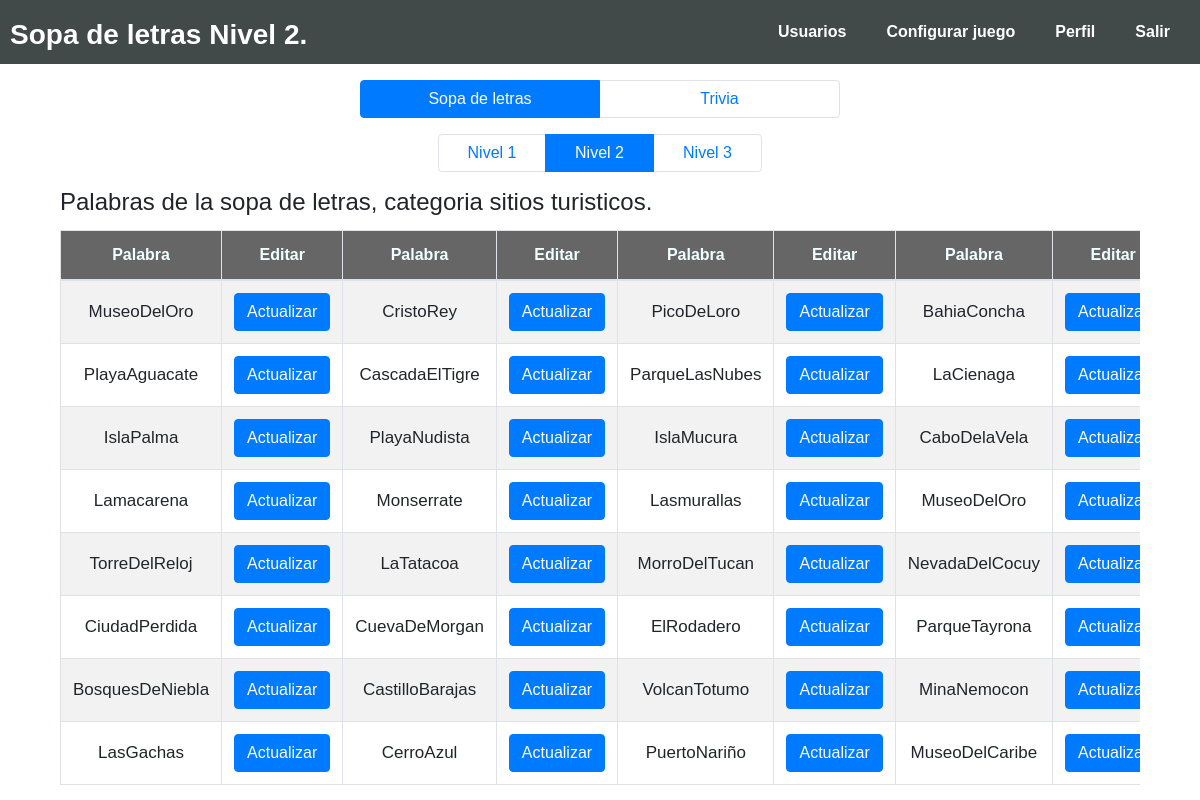
The page /confi_juego/sopa/sopa_nv2.php (signed in) on the database its author committed.
### tables this page shows
CREATE TABLE `sopa_nivel2` (
  `id_palabra` int(11) NOT NULL,
  `palabra` varchar(16) NOT NULL
);

### confi_juego/sopa/php/consul_sopaN2.php (called while the page is built, shortened)
<?php
require ('../../php/conexion.php');
$pdo -> setAttribute(PDO::ATTR_ERRMODE, PDO::ERRMODE_EXCEPTION);
$query = $pdo->prepare("SELECT * FROM `sopa_nivel2`");
$query->execute();
$nivel2 = $query->fetchAll();
$total_palabras = count($nivel2);

### confi_juego/sopa/sopa_nv2.php (the view, shortened to what this page needs)
<!DOCTYPE html>
<html lang="en">
<head>
  <link rel="stylesheet" type="text/css" href="../../css/bootstrap.css">
  <link rel="stylesheet" type="text/css" href="../../css/cargando.css">
  <link rel="stylesheet" type="text/css" href="../../css/maquinawrite.css">
  <link rel="stylesheet" href="../../css/estyle.css">
  <link rel="stylesheet" href="../trivia/style.css">
  <link rel="stylesheet" href="style_sopa.css">
</head>
<body>
  <nav class="navbar1 navbar-expand-lg1 navbar-light1 bg-light1">
    <div class="collapse1 navbar-collapse1" id="navbarNav">
      <p class="title_sopa pa"> <b><span style="color: white;">Sopa de letras Nivel 2.</span> </b></p>
      <ul class="navbar-nav1">
        <li class="nav-item1 active1">
          <a class="nav-link1" href="../../administrador/index.php"><b> Usuarios</b> <span class="sr-only1"></span></a>
        </li>
        <li class="nav-item1">
          <a class="nav-link1" href="#"><b> Configurar juego</b></a>
        </li>
        <li class="nav-item1">
          <a class="nav-link1" href="../perfil/perfil_admin.php"><b>Perfil</b></a>
        </li>
        <li class="nav-item1">
          <a class="nav-link1" href="../../php/salir.php"><b>Salir</b></a>
        </li>
      </ul>
    </div>
  </nav>
  <ul class="pagination pagination_juegos">
    <li class="page-item active">
      <div>
        <a class="page-link" href="#">Sopa de letras</a>
      </div>
    </li>
    <li class="page-item">
      <div>
        <a class="page-link" href="../trivia/trivia.php">Trivia</a>
      </div>
    </li>
  </ul>
  <ul class="pagination pagination_niveles">
    <li class="page-item">
      <div>
        <a class="page-link" href="index.php">Nivel 1</a>
      </div>
    </li>
    <li class="page-item active">
      <div>
        <a class="page-link" href="#">Nivel 2</a>
      </div>
    </li>
    <li class="page-item">
      <div>
        <a class="page-link" href="sopa_nv3.php">Nivel 3</a>
      </div>
    </li>
  </ul>
  <div class="div_titulo">
    <h4 class="h4_titulo">Palabras de la sopa de letras, categoria sitios turisticos.</h4>
  </div>
  <div class="tabla clearfix">
    <div class="contenedor_tabla">
      <div class="table-responsive" style="align-items: center;">
        <table class="table table-bordered table-striped table-hover">
          <thead>
            <tr class="tr">
              <th scope="col">Palabra</th>
              <th scope="col">Editar</th>
              <th scope="col">Palabra</th>
              <th scope="col">Editar</th>
              <th scope="col">Palabra</th>
              <th scope="col">Editar</th>
              <th scope="col">Palabra</th>
              <th scope="col">Editar</th>
            </tr>
          </thead>
          <tbody>
            <?php
            include("php/consul_sopan2.php");
            $cuenta = 0;
            for ($i = 1; $i <= $total_palabras; $i = $i + 4) { ?>
              <tr>
                <?php if ($cuenta < $total_palabras) { ?>
                  <td><?php echo ($nivel2[$cuenta][1]); ?></td>
                  <td> <button type="button" class="btn btn-primary" data-toggle="modal" data-target="#turismo<?php echo $nivel2[$cuenta][0]; ?>">Actualizar</button> </td>
                  <?php include("turis.php");
                  $cuenta++; ?>
                <?php } else { ?>
                  <td></td>
                  <td></td>
                <?php }  ?>
                <?php if ($cuenta < $total_palabras) { ?>
                  <td><?php echo ($nivel2[$cuenta][1]); ?></td>
                  <td> <button type="button" class="btn btn-primary" data-toggle="modal" data-target="#turismo<?php echo $nivel2[$cuenta][0]; ?>">Actualizar</button> </td>
                  <?php include("turis.php");
                  $cuenta++; ?>
                <?php } else { ?>
                  <td></td>
                  <td></td>
                <?php }  ?>
                <?php if ($cuenta < $total_palabras) { ?>
                  <td><?php echo ($nivel2[$cuenta][1]); ?></td>
                  <td> <button type="button" class="btn btn-primary" data-toggle="modal" data-target="#turismo<?php echo $nivel2[$cuenta][0]; ?>">Actualizar</button> </td>
                  <?php include("turis.php");
                  $cuenta++; ?>
                <?php } else { ?>
                  <td></td>
                  <td></td>
                <?php }  ?>
                <?php if ($cuenta < $total_palabras) { ?>
                  <td><?php echo ($nivel2[$cuenta][1]); ?></td>
                  <td> <button type="button" class="btn btn-primary" data-toggle="modal" data-target="#turismo<?php echo $nivel2[$cuenta][0]; ?>">Actualizar</button> </td>
                  <?php include("turis.php");
                  $cuenta++; ?>
                <?php } else { ?>
                  <td></td>
                  <td></td>
                <?php }  ?>
              <?php } ?>
              </tr>
          </tbody>
        </table>
      </div>
    </div>
  </div>
</body>
</html>

### css/estyle.css (style rules this page uses)
table tr th { background: rgba(0, 0, 0, .6); color: azure; }
tbody tr { font-size: 12px !important; }
b { display: flex; flex-direction: row-reverse; }
.pagination { justify-content: center; margin: 16px 0; }

### confi_juego/trivia/style.css (style rules this page uses)
body { font-family: Arial, Helvetica, sans-serif; }
.nav-link1 { text-decoration: none !important; color: white; padding: 20px; display: block; }
.nav-item1 { display: inline-block; text-align: center; }
.div_titulo { display: flex; justify-content: center; margin: 5px 0px; }
.h4_titulo { width: 90%; }
.navbar1 { position: relative; background-color: #424949; list-style: none; padding: 0; margin: auto; }
.tabla { display: flex; justify-content: center; }
.navbar-nav1 { margin: 0px; display: flex; justify-content: flex-end; text-decoration: none !important; }
.pa { padding-top: 14px; font-size: 28px; margin: 0px; }
.collapse1 { padding: 0px 10px; display: flex; justify-content: space-between; }
td { display: table-cell; vertical-align: middle !important; text-align: center; font-size: 17px; }
.tr { white-space: nowrap; text-align: center; }
.contenedor_tabla { width: 90%; }
.pagination_juegos { text-align: center; }
.pagination_juegos .page-item { width: 20%; }
.pagination_niveles { text-align: center; }
.pagination_niveles .page-item { width: 9%; }

### confi_juego/sopa/style_sopa.css (style rules this page uses)
.pagination_juegos { text-align: center; }
.pagination_juegos .page-item { width: 20%; }
.pagination_niveles { text-align: center; }
.pagination_niveles .page-item { width: 9%; }
.div_titulo { display: flex; justify-content: center; margin: 5px 0px; }
.h4_titulo { width: 90%; }

### rows shown on the page
sopa_nivel2: palabra "MuseoDelOro"
sopa_nivel2: palabra "CristoRey"
sopa_nivel2: palabra "PicoDeLoro"
sopa_nivel2: palabra "BahiaConcha"
sopa_nivel2: palabra "PlayaAguacate"
sopa_nivel2: palabra "CascadaElTigre"
sopa_nivel2: palabra "ParqueLasNubes"
sopa_nivel2: palabra "LaCienaga"
sopa_nivel2: palabra "IslaPalma"
sopa_nivel2: palabra "PlayaNudista"
sopa_nivel2: palabra "IslaMucura"
sopa_nivel2: palabra "CaboDelaVela"
sopa_nivel2: palabra "Lamacarena"
sopa_nivel2: palabra "Monserrate"
sopa_nivel2: palabra "Lasmurallas"
sopa_nivel2: palabra "MuseoDelOro"
sopa_nivel2: palabra "TorreDelReloj"
sopa_nivel2: palabra "LaTatacoa"
sopa_nivel2: palabra "MorroDelTucan"
sopa_nivel2: palabra "NevadaDelCocuy"
sopa_nivel2: palabra "CiudadPerdida"
sopa_nivel2: palabra "CuevaDeMorgan"
sopa_nivel2: palabra "ElRodadero"
sopa_nivel2: palabra "ParqueTayrona"
sopa_nivel2: palabra "BosquesDeNiebla"
sopa_nivel2: palabra "CastilloBarajas"
sopa_nivel2: palabra "VolcanTotumo"
sopa_nivel2: palabra "MinaNemocon"
sopa_nivel2: palabra "LasGachas"
sopa_nivel2: palabra "CerroAzul"
sopa_nivel2: palabra "PuertoNariño"
sopa_nivel2: palabra "MuseoDelCaribe"
